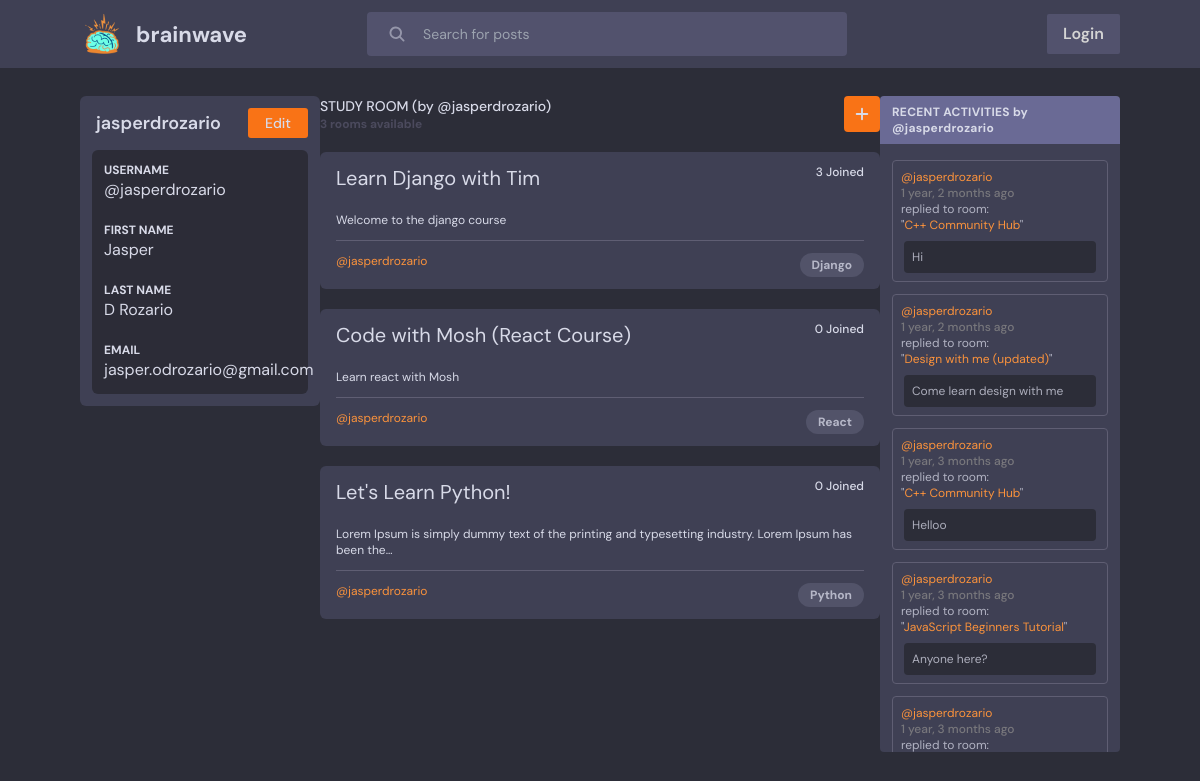
The app's page /profile/1/, older data.
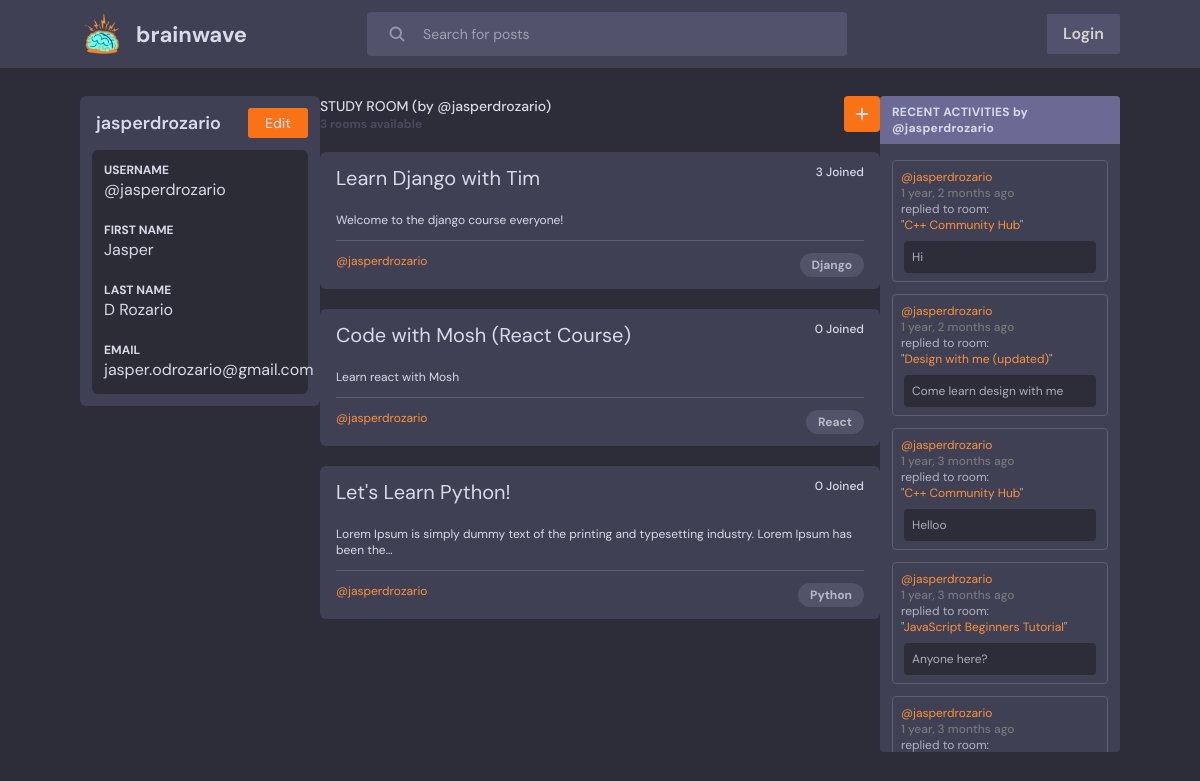
The same page, newer data.
### base/models.py (models this page shows, shortened)
class Room(models.Model):
    host = models.ForeignKey(User, on_delete=models.SET_NULL, null=True)
    topic = models.ForeignKey(Topic, on_delete=models.SET_NULL, related_name='rooms', null=True)
    name = models.CharField(max_length=200)
    description = models.TextField(null=True, blank=True, max_length=100)
    participants = models.ManyToManyField(User, related_name='participants', blank=True)
    updated = models.DateTimeField(auto_now=True)
    created = models.DateTimeField(auto_now_add=True)
    def __str__(self):
        return self.name
    class Meta:
        ordering = ['-updated', '-created']

class Topic(models.Model):
    name = models.CharField(max_length=200)

### base/views.py (the view)
# urls.py: path('profile/<str:pk>/', views.userProfile, name='user-profile')
def userProfile(request, pk):
  user = User.objects.get(id=pk)
  user_rooms = user.room_set.all()
  room_count = user_rooms.count()
  room_messages = user.message_set.all()
  isHomePage = False
  context = {'user': user, 'rooms': user_rooms, 'room_messages': room_messages, 'room_count': room_count, 'flag': isHomePage}
  return render(request, 'base/profile.html', context)

### base/models.py (called while the page is built)
    def __str__(self):
        return self.body

### base/templates/base/profile.html
{% extends 'main.html' %} {% block content %}
<div class="flex justify-center">
  <div class="fixed left-0 ml-[5rem] mr-[1rem] w-[15rem]">
    {% include 'base/profile_details_component.html' %}
  </div>
  <div class="flex-none w-[35rem]">
    {% include 'base/feed_component.html' %}
  </div>
  <div
    class="fixed rounded overflow-y-auto scrollbar-thin right-[5rem] w-[15rem] h-[82%]"
  >
    {% include 'base/activity_log_component.html' %}
  </div>
</div>
{% endblock content %}

### base/templates/base/feed_component.html (shortened to what this page needs)
<div class="flex justify-between">
  <div class="flex-none">
    {% if not flag %}
    <p class="text-subtle-white text-sm font-medium">
      STUDY ROOM (by @{{ user.username }})
    </p>
    {% else %}
    <p class="text-subtle-white text-sm font-medium">STUDY ROOM</p>
    {% endif %} {% if room_count > 1 %}
    <p class="text-xs font-bold text-[#4B4A5D]">
      {{room_count}} rooms available
    </p>
    {% elif room_count == 1 %}
    <p class="text-xs font-bold text-[#4B4A5D]">1 room available</p>
    {% else %}
    <p class="text-xs font-bold text-[#4B4A5D]">No rooms available</p>
    {% endif %}
  </div>
  <a href="{% url 'create-room' %}">
    <p
      class="group flex items-center justify-center font-semibold text-sm text-subtle-white bg-orange-500 w-9 h-9 rounded transition-all duration-300 hover:w-[140px]"
    >
      <svg
        xmlns="http://www.w3.org/2000/svg"
        viewBox="0 0 16 16"
        fill="currentColor"
        class="w-5 h-5"
      >
        <path
          d="M8.75 3.75a.75.75 0 0 0-1.5 0v3.5h-3.5a.75.75 0 0 0 0 1.5h3.5v3.5a.75.75 0 0 0 1.5 0v-3.5h3.5a.75.75 0 0 0 0-1.5h-3.5v-3.5Z"
        />
      </svg>
    </p>
  </a>
</div>
{% for room in rooms %}
<div
  class="my-5 py-3 px-4 rounded-md bg-theme-secondary transition-transform duration-300 hover:scale-[1.02]"
>
  <div class="flex justify-between">
    <p
      class="mb-5 text-subtle-white text-xl transition-all duration-300 hover:text-orange-400"
    >
      <a href="{% url 'room' room.id %}">{{room.name}}</a>
    </p>
    <p class="mb-3 text-xs font-medium text-subtle-white">
      {{room.participants.all|length}} Joined
    </p>
  </div>
  <div>
    <p class="mb-3 text-xs text-subtle-white">
      {{room.description|truncatechars:100}}
    </p>
    <hr class="border-t-[1px] border-subtle-purple" />
  </div>
  <div class="flex justify-between mt-3">
    <div class="flex-none">
      <p class="text-orange-400 text-xs hover:underline">
        <a href="{% url 'user-profile' room.host.id %}"
          >@{{room.host.username}}</a
        >
      </p>
    </div>
    <div class="flex-none px-3 py-1 rounded-xl bg-[#525369]">
      <p class="text-subtle-white/75 text-xs font-bold">{{room.topic.name}}</p>
    </div>
  </div>
</div>
{% endfor %}

Row changes from the older to the newer data that the page shows:
changed Room "Learn Django with Tim": description "Welcome to the django course" → "Welcome to the django course everyone!"
